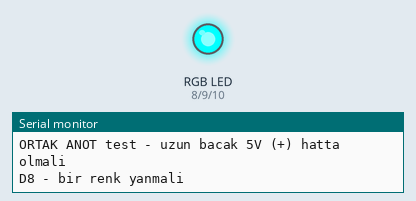
This sketch was run on a simulated Arduino Uno, built with avr-gcc and run on an emulated ATmega328P. On the bench: an RGB LED mixed from three pins (HIGH = lit), the last lines printed to the serial monitor.

Above: at 2.0 s.
At 6.0 s:
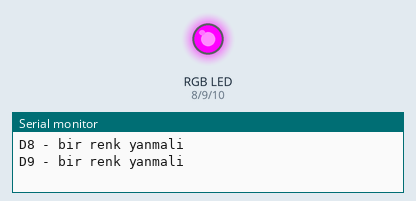
At 10.0 s:
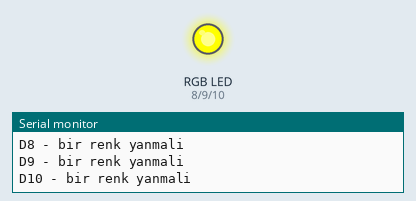
Timing chart, 0 to 15.6 s (numbered marks = the images above):
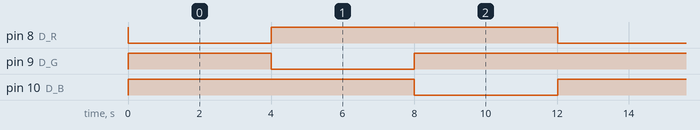

The sketch:

04-rgb-anot-test.ino
```cpp
// ORTAK ANOT RGB testi
// Uzun bacak 5V (+) kirmizi hatta, renk bacaklari D8 D9 D10 (direnc ile)
// Bu kodde pin LOW = LED yanar

const int D_R = 8;
const int D_G = 9;
const int D_B = 10;

void setup() {
  pinMode(D_R, OUTPUT);
  pinMode(D_G, OUTPUT);
  pinMode(D_B, OUTPUT);
  digitalWrite(D_R, HIGH);
  digitalWrite(D_G, HIGH);
  digitalWrite(D_B, HIGH);
  Serial.begin(9600);
  Serial.println("ORTAK ANOT test - uzun bacak 5V (+) hatta olmali");
}

void loop() {
  digitalWrite(D_R, HIGH);
  digitalWrite(D_G, HIGH);
  digitalWrite(D_B, HIGH);

  Serial.println("D8 - bir renk yanmali");
  digitalWrite(D_R, LOW);
  delay(4000);
  digitalWrite(D_R, HIGH);

  Serial.println("D9 - bir renk yanmali");
  digitalWrite(D_G, LOW);
  delay(4000);
  digitalWrite(D_G, HIGH);

  Serial.println("D10 - bir renk yanmali");
  digitalWrite(D_B, LOW);
  delay(4000);
  digitalWrite(D_B, HIGH);
}
```

Measured:
- by itself, pin 8 (D_R), pin 9 (D_G), pin 10 (D_B): alternates HIGH for 8.0 s and LOW for 4.0 s
- by itself, everything shown: repeats every 12.0 s, in 4 steps
